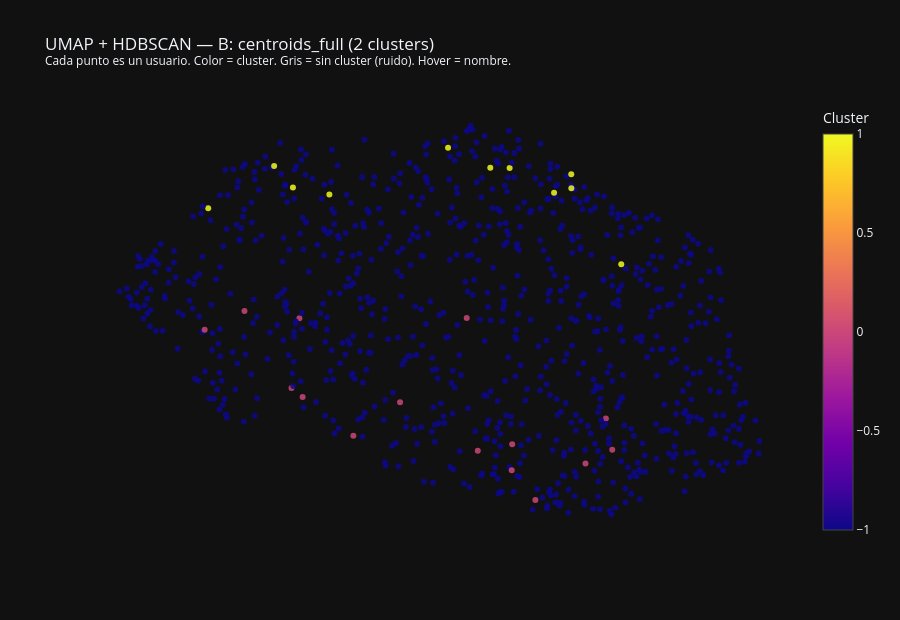

The notebook cell saved with this chart:
### Code cell
if best_vecs is not None and 'clusters' in dir():
    names = [str(uid_to_name.get(uid, uid)) for uid in best_ids]

    fig = go.Figure(go.Scatter(
        x=coords_2d[:, 0], y=coords_2d[:, 1],
        mode='markers',
        marker=dict(
            size=6,
            color=clusters,
            colorscale='Plasma',
            opacity=0.85,
            showscale=True,
            colorbar=dict(title='Cluster'),
            line=dict(width=0),
        ),
        text=[f'<b>{n}</b><br>cluster={c}' for n, c in zip(names, clusters)],
        hovertemplate='%{text}<extra></extra>',
    ))
    fig.update_layout(
        title=f'UMAP + HDBSCAN — {best_label} ({n_clusters} clusters)<br>'
              '<sup>Cada punto es un usuario. Color = cluster. Gris = sin cluster (ruido). Hover = nombre.</sup>',
        template='plotly_dark', height=620, width=900,
        xaxis=dict(showticklabels=False, showgrid=False, zeroline=False),
        yaxis=dict(showticklabels=False, showgrid=False, zeroline=False),
    )
    fig.show()

    # Mostrar miembros de cada cluster
    cluster_ids = sorted(set(clusters) - {-1})
    print(f'\nMiembros por cluster (excluyendo ruido):')
    for cid in cluster_ids:
        members = [str(uid_to_name.get(uid, uid)) for uid, cl in zip(best_ids, clusters) if cl == cid]
        print(f'  Cluster {cid} ({len(members)} usuarios): {members[:8]}{"..." if len(members) > 8 else ""}')

### Figure 1 — Plotly figure (JSON) as saved in the notebook; plotly's stock layout.template omitted (floating-point values rounded to 4 significant figures; data arrays with more than 128 entries replaced by an {"elided": "..."} marker saying what was removed)
{"data": [{"hovertemplate": "%{text}<extra></extra>", "marker": {"color": {"elided": "836 int values"}, "colorbar": {"title": {"text": "Cluster"}}, "colorscale": [[0.0, "#0d0887"], [0.1111, "#46039f"], [0.2222, "#7201a8"], [0.3333, "#9c179e"], [0.4444, "#bd3786"], [0.5556, "#d8576b"], [0.6667, "#ed7953"], [0.7778, "#fb9f3a"], [0.8889, "#fdca26"], [1.0, "#f0f921"]], "line": {"width": 0}, "opacity": 0.85, "showscale": true, "size": 6}, "mode": "markers", "text": {"elided": "836 str values"}, "type": "scatter", "x": {"elided": "836 float values"}, "y": {"elided": "836 float values"}}], "layout": {"height": 620, "title": {"text": "UMAP + HDBSCAN — B: centroids_full (2 clusters)<br><sup>Cada punto es un usuario. Color = cluster. Gris = sin cluster (ruido). Hover = nombre.</sup>"}, "width": 900, "xaxis": {"showgrid": false, "showticklabels": false, "zeroline": false}, "yaxis": {"showgrid": false, "showticklabels": false, "zeroline": false}}}
